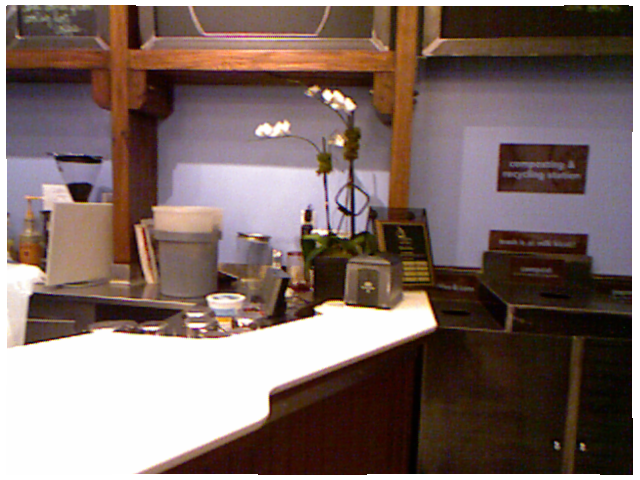
#> input picture 第四十二讲/1.png, 640 x 480 px
$ python '极线 .py'
#> lines starting #> are read from the running program, lines starting #| are printed output that depends on the picture; after the words box and inside, x2 and y2 are one past the last pixel; in counts of white or black regions, pixels touching at a corner belong together
# -*- coding: utf-8 -*-
# @Author: lenovouser
# @Date:   2019-06-11 10:02:15
# @Last Modified by:   lcl1026504480
# @Last Modified time: 2019-06-11 10:39:10
import cv2
import numpy as np
from matplotlib import pyplot as plt

sift = cv2.xfeatures2d.SIFT_create()

img1 = cv2.imread('1.png', 0)  # queryimage # left image
#> img1: shape (480, 640); min 1, max 255, mean 112.6
img2 = cv2.imread('2.png', 0)  # trainimage # right image
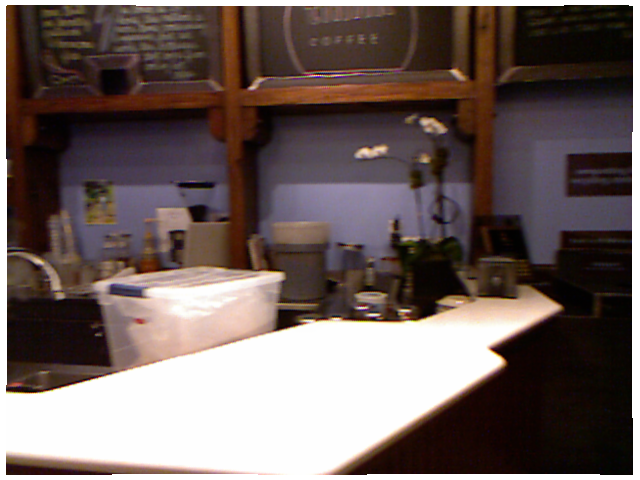
#> input picture 第四十二讲/2.png, 640 x 480 px
#> img2: shape (480, 640); min 1, max 255, mean 99.7


# find the keypoints and descriptors with SIFT
kp1, des1 = sift.detectAndCompute(img1, None)
#> kp1 = 1121 keypoints; strongest (x, y, size): (414, 317, 28.2), (627, 10, 7.8), (327, 95, 6.3), (308, 215, 6.2)
kp2, des2 = sift.detectAndCompute(img2, None)
#> kp2 = 561 keypoints; strongest (x, y, size): (456, 350, 64.3), (13, 467, 10), (629, 471, 6.1), (8, 389, 4.1)

# FLANN parameters
FLANN_INDEX_KDTREE = 0
index_params = dict(algorithm=FLANN_INDEX_KDTREE, trees=5)
search_params = dict(checks=50)

flann = cv2.FlannBasedMatcher(index_params, search_params)
matches = flann.knnMatch(des1, des2, k=2)
#> matches = 1121 matches

good = []
pts1 = []
pts2 = []

# ratio test as per Lowe's paper
for i, (m, n) in enumerate(matches):
    if m.distance < 0.8 * n.distance:
        good.append(m)
        pts2.append(kp2[m.trainIdx].pt)
        pts1.append(kp1[m.queryIdx].pt)
#> after the loop, good = 135 matches; pts1 = 135 pairs, first value 10.36 to 634, second value 6.8 to 447.4; pts2 = 135 pairs, first value 9 to 634, second value 8.14 to 415.2

pts1 = np.int32(pts1)
#> pts1 = 135 pairs, first value 10 to 633, second value 6 to 447
pts2 = np.int32(pts2)
#> pts2 = 135 pairs, first value 9 to 633, second value 8 to 415
F, mask = cv2.findFundamentalMat(pts1, pts2, cv2.FM_RANSAC)
#> F = [[3.84e-07, -7.45e-06, -0.00109], [8.3e-06, 6.49e-07, -0.0165], [-0.00018, 0.0148, 1]]; mask = 135 values, max 1 at index 1, min 0 at index 0, mean 0.341
print(F)
#| [[ 3.83759416e-07 -7.45231765e-06 -1.08852358e-03]
#|  [ 8.29804561e-06  6.49130098e-07 -1.65458282e-02]
#|  [-1.79664293e-04  1.48372546e-02  1.00000000e+00]]
print(mask.shape, pts1.shape)
#| (135, 1) (135, 2)
# We select only inlier points
pts1 = pts1[mask.ravel() == 1]
#> pts1 = 46 pairs, first value 21 to 633, second value 19 to 415
pts2 = pts2[mask.ravel() == 1]
#> pts2 = 46 pairs, first value 163 to 633, second value 65 to 415


def drawlines(img1, img2, lines, pts1, pts2):
    ''' img1 - image on which we draw the epilines for the points in img2
        lines - corresponding epilines '''
    r, c = img1.shape
    img1 = cv2.cvtColor(img1, cv2.COLOR_GRAY2BGR)
    img2 = cv2.cvtColor(img2, cv2.COLOR_GRAY2BGR)
    for r, pt1, pt2 in zip(lines, pts1, pts2):
        color = tuple(np.random.randint(0, 255, 3).tolist())
        x0, y0 = map(int, [0, -r[2] / r[1]])
        x1, y1 = map(int, [c, -(r[2] + r[0] * c) / r[1]])
        img1 = cv2.line(img1, (x0, y0), (x1, y1), color, 1)
        img1 = cv2.circle(img1, tuple(pt1), 5, color, -1)
        img2 = cv2.circle(img2, tuple(pt2), 5, color, -1)
    return img1, img2


# Find epilines corresponding to points in right image (second image) and
# drawing its lines on left image
lines1 = cv2.computeCorrespondEpilines(pts2.reshape(-1, 1, 2), 2, F)
#> lines1 = 46 rows, first 8: [0.188, 0.982, -333.9], [0.0309, 1, -18.5], [0.102, 0.995, -159.8], [0.104, 0.995, -164], [0.0375, 0.999, -31.79], [0.122, 0.993, -200], [0.111, 0.994, -179.7], [0.0419, 0.999, -40.47]
lines1 = lines1.reshape(-1, 3)
img5, img6 = drawlines(img1, img2, lines1, pts1, pts2)
#> the loop in drawlines, `for r, pt1, pt2 in zip(lines, pts1, pts2):` made 46 passes
#> (r, pt1, pt2, color, y0, y1) on passes 1 to 9: ([0.188, 0.982, -333.9], [21, 337], [267, 311], (172, 47, 117), 339, 217), ([0.0309, 1, -18.5], [43, 19], [163, 65], (192, 67, 251), 18, -1), ([0.102, 0.995, -159.8], [56, 154], [178, 181], (195, 103, 9), 160, 95), ([0.104, 0.995, -164], [61, 158], [182, 184], (211, 21, 242), 164, 98), ([0.0375, 0.999, -31.79], [75, 29], [188, 74], (36, 87, 70), 31, 7), ([0.122, 0.993, -200], [79, 191], [197, 212], (216, 88, 140), 201, 123), ([0.111, 0.994, -179.7], [79, 172], [197, 195], (58, 193, 230), 180, 109), ([0.0419, 0.999, -40.47], [87, 37], [201, 80], (39, 87, 174), 40, 13), ([0.106, 0.994, -168.4], [97, 160], [208, 184], (88, 81, 165), 169, 101)
#> (r, pt2, color, y0, y1) on pass 46: ([0.32, 0.947, -597.8], [633, 415], (113, 178, 36), 630, 414)
#> after the loop in drawlines, `for r, pt1, pt2 in zip(lines, pts1, pts2):`:
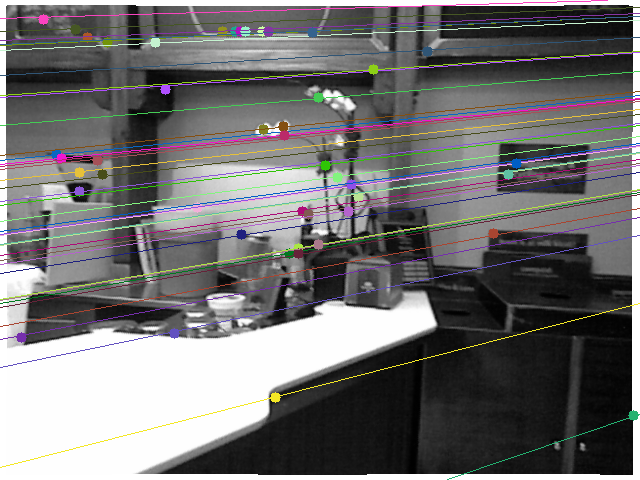
#> img1: shape (480, 640, 3); mean B, G, R 113.6, 113.2, 114.3
#> after the loop in drawlines, `for r, pt1, pt2 in zip(lines, pts1, pts2):`:
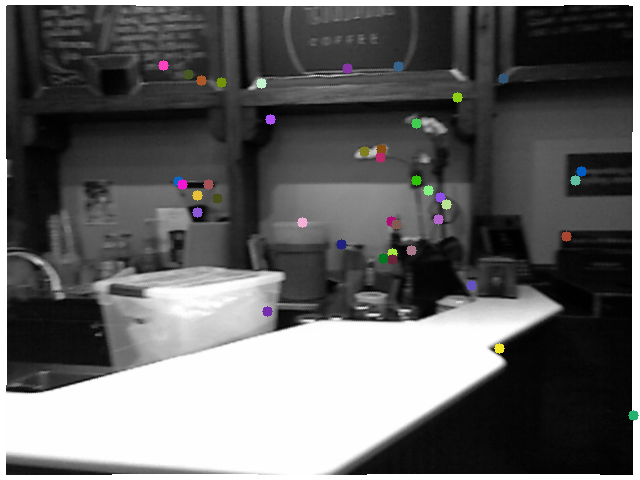
#> img2: shape (480, 640, 3); mean B, G, R 100.1, 100.2, 100.3

# Find epilines corresponding to points in left image (first image) and
# drawing its lines on right image
lines2 = cv2.computeCorrespondEpilines(pts1.reshape(-1, 1, 2), 1, F)
#> lines2 = 46 rows, first 8: [-0.217, -0.976, 362.4], [-0.0748, -0.997, 78.55], [-0.137, -0.991, 203], [-0.139, -0.99, 207.1], [-0.08, -0.997, 88.8], [-0.155, -0.988, 239.3], [-0.147, -0.989, 221.8], [-0.0839, -0.996, 96.71]
lines2 = lines2.reshape(-1, 3)
img3, img4 = drawlines(img2, img1, lines2, pts2, pts1)
#> the loop in drawlines (call 2), `for r, pt1, pt2 in zip(lines, pts1, pts2):` made 46 passes
#> (r, pt1, pt2, color, y0, y1) on passes 1 to 9: ([-0.217, -0.976, 362.4], [267, 311], [21, 337], (162, 48, 93), 371, 228), ([-0.0748, -0.997, 78.55], [163, 65], [43, 19], (131, 98, 42), 78, 30), ([-0.137, -0.991, 203], [178, 181], [56, 154], (205, 112, 231), 204, 116), ([-0.139, -0.99, 207.1], [182, 184], [61, 158], (149, 201, 127), 209, 119), ([-0.08, -0.997, 88.8], [188, 74], [75, 29], (0, 138, 114), 89, 37), ([-0.155, -0.988, 239.3], [197, 212], [79, 191], (43, 186, 127), 242, 141), ([-0.147, -0.989, 221.8], [197, 195], [79, 172], (23, 187, 130), 224, 129), ([-0.0839, -0.996, 96.71], [201, 80], [87, 37], (121, 98, 62), 97, 43), ([-0.142, -0.99, 212.5], [208, 184], [97, 160], (163, 222, 123), 214, 122)
#> (r, pt2, color, y0, y1) on pass 46: ([-0.336, -0.942, 601.7], [633, 415], (118, 44, 216), 638, 410)
#> pass 1, in drawlines (call 2), `img1 = cv2.line(img1, (x0, y0), (x1, y1), color, 1)`:
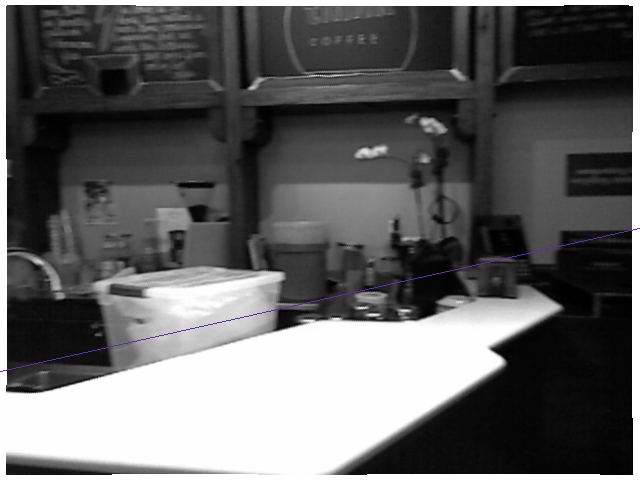
#> img1: shape (480, 640, 3); mean B, G, R 99.8, 99.6, 99.7
#> pass 2, in drawlines (call 2), `img1 = cv2.line(img1, (x0, y0), (x1, y1), color, 1)`:
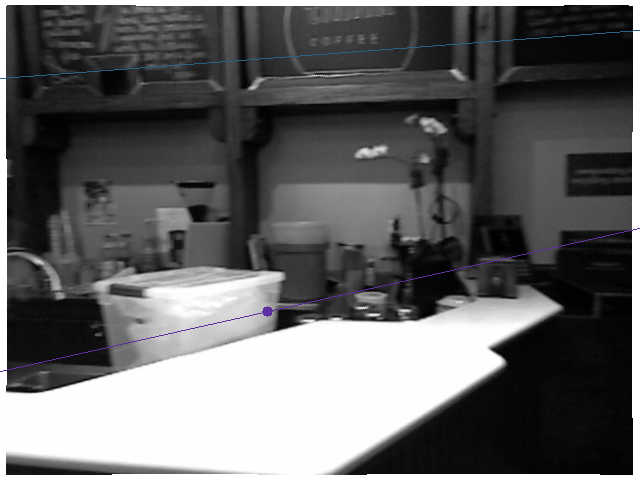
#> img1: shape (480, 640, 3); mean B, G, R 100, 99.7, 99.7
#> after the loop in drawlines (call 2), `for r, pt1, pt2 in zip(lines, pts1, pts2):`:
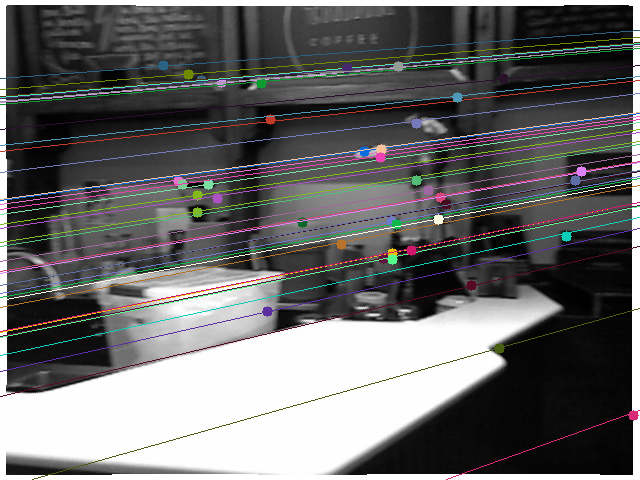
#> img1: shape (480, 640, 3); 8% of pixels changed, all inside (x1, y1, x2, y2) = (0, 37, 640, 480)
#> after the loop in drawlines (call 2), `for r, pt1, pt2 in zip(lines, pts1, pts2):`:
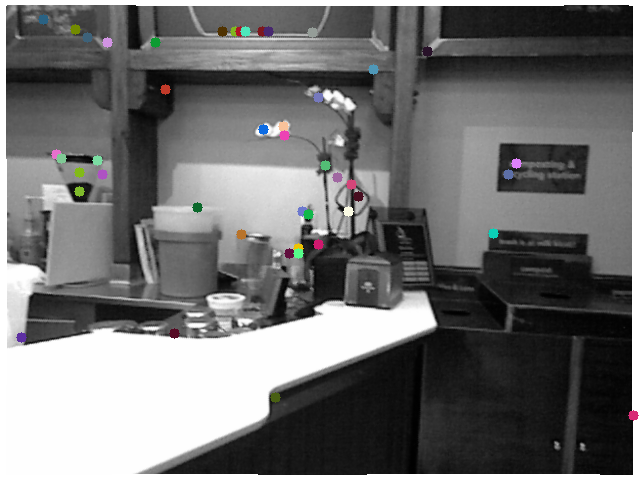
#> img2: shape (480, 640, 3); mean B, G, R 112.7, 112.7, 112.7

plt.subplot(121), plt.imshow(img5)
plt.subplot(122), plt.imshow(img3)
plt.show()
#> figure, not shown here; B, G, R data is drawn as R, G, B
